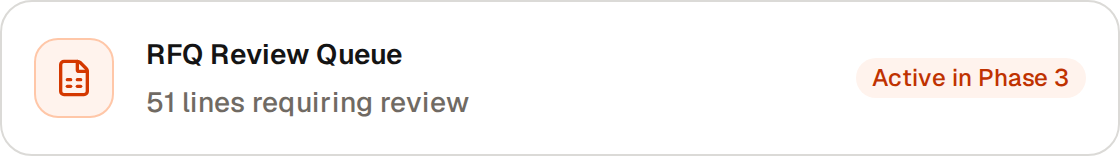
#> input picture docs/design-mapping/screenshots/visual-summary-cards/card-rfq-review-desktop.png, 1120 x 156 px
$ python generate_summary_cards_contact_sheet.py
#> lines starting #> are read from the running program, lines starting #| are printed output that depends on the picture
#!/usr/bin/env python3
"""
Generate ForgeFlow × Sakani Workflow Summary Cards Conformance Contact Sheet
"""

import os
import json
from PIL import Image, ImageDraw, ImageFont

BASE_DIR = os.path.dirname(os.path.dirname(os.path.abspath(__file__)))
SCREENSHOTS_DIR = os.path.join(BASE_DIR, "docs/design-mapping/screenshots/visual-summary-cards")
OUTPUT_PATH = os.path.join(SCREENSHOTS_DIR, "contact-sheet.png")

def get_font(size, bold=False):
    font_paths = [
        "/usr/share/fonts/truetype/dejavu/DejaVuSans-Bold.ttf" if bold else "/usr/share/fonts/truetype/dejavu/DejaVuSans.ttf",
        "/usr/share/fonts/truetype/liberation/LiberationSans-Bold.ttf" if bold else "/usr/share/fonts/truetype/liberation/LiberationSans-Regular.ttf",
    ]
    for p in font_paths:
        if os.path.exists(p):
            return ImageFont.truetype(p, size)
    return ImageFont.load_default()

def create_contact_sheet():
    os.makedirs(SCREENSHOTS_DIR, exist_ok=True)

    # 1. Load images
    rfq_card = Image.open(os.path.join(SCREENSHOTS_DIR, "card-rfq-review-desktop.png"))
#> rfq_card is the input picture: PIL image 1120x156 RGB; mean R, G, B 248.9, 246.5, 245.3
    quotes_card = Image.open(os.path.join(SCREENSHOTS_DIR, "card-quotes-desktop.png"))
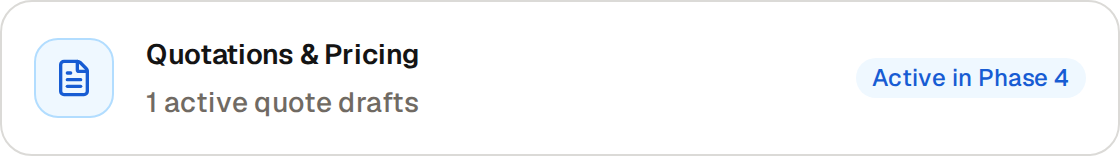
#> input picture docs/design-mapping/screenshots/visual-summary-cards/card-quotes-desktop.png, 1120 x 156 px
#> quotes_card is the input picture: PIL image 1120x156 RGB; mean R, G, B 246, 247.3, 248.9
    desktop_strip = Image.open(os.path.join(SCREENSHOTS_DIR, "summary-cards-strip-desktop-1440x900.png"))
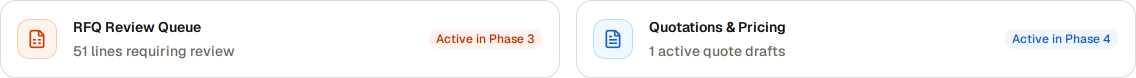
#> input picture docs/design-mapping/screenshots/visual-summary-cards/summary-cards-strip-desktop-1440x900.png, 2272 x 156 px (shown at 1/2 size)
#> desktop_strip is the input picture: PIL image 2272x156 RGB; mean R, G, B 247.6, 247, 247.2
    dark_strip = Image.open(os.path.join(SCREENSHOTS_DIR, "summary-cards-strip-dark-desktop-1440x900.png"))
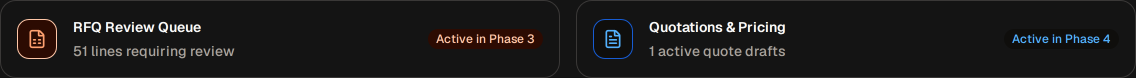
#> input picture docs/design-mapping/screenshots/visual-summary-cards/summary-cards-strip-dark-desktop-1440x900.png, 2272 x 156 px (shown at 1/2 size)
#> dark_strip is the input picture: PIL image 2272x156 RGB; mean R, G, B 28, 26.8, 26.6
    tablet_strip = Image.open(os.path.join(SCREENSHOTS_DIR, "summary-cards-strip-tablet-1024x768.png"))
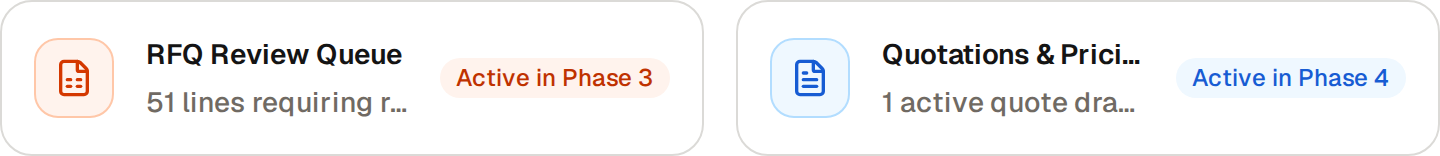
#> input picture docs/design-mapping/screenshots/visual-summary-cards/summary-cards-strip-tablet-1024x768.png, 1440 x 156 px
#> tablet_strip is the input picture: PIL image 1440x156 RGB; mean R, G, B 244.6, 243.7, 244.1
#> (the run stopped early here; a loop or call above may not have finished)
